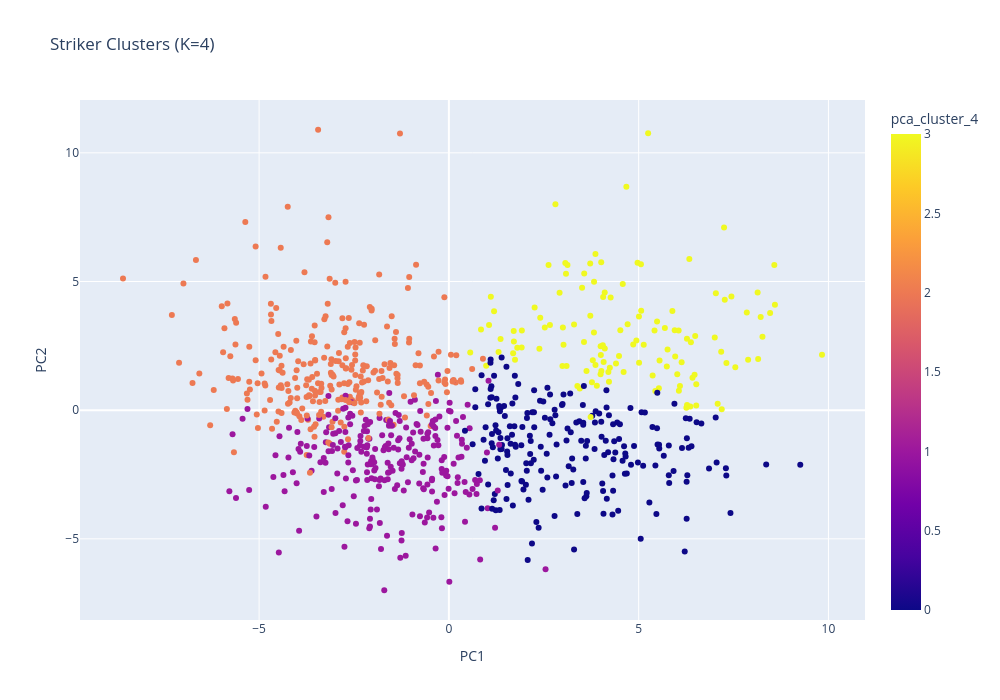

Notebook code cell kept with this figure:
### Code cell
df_avg["PC1"] = X_pca[:,0]
df_avg["PC2"] = X_pca[:,1]

fig = px.scatter(
    df_avg,
    x="PC1",
    y="PC2",
    color=f"pca_cluster_4",
    hover_name='player',         
    hover_data=['team','minutesplayed','number_of_seasons'], 
    title=f"Striker Clusters (K={cluster})",
    width=1000,
    height=700
)

fig.show()

### Figure 1 — Plotly figure (JSON) as saved in the notebook; plotly's stock layout.template omitted (floating-point values rounded to 4 significant figures; data arrays with more than 128 entries replaced by an {"elided": "..."} marker saying what was removed)
{"data": [{"customdata": {"elided": "867x3 mixed values"}, "hovertemplate": "<b>%{hovertext}</b><br><br>PC1=%{x}<br>PC2=%{y}<br>team=%{customdata[0]}<br>minutesplayed=%{customdata[1]}<br>number_of_seasons=%{customdata[2]}<br>pca_cluster_4=%{marker.color}<extra></extra>", "hovertext": {"elided": "867 str values"}, "legendgroup": "", "marker": {"color": {"elided": "867 int values"}, "coloraxis": "coloraxis", "symbol": "circle"}, "mode": "markers", "name": "", "orientation": "v", "showlegend": false, "type": "scatter", "x": {"elided": "867 float values"}, "xaxis": "x", "y": {"elided": "867 float values"}, "yaxis": "y"}], "layout": {"coloraxis": {"colorbar": {"title": {"text": "pca_cluster_4"}}, "colorscale": [[0, "#0d0887"], [0.1111, "#46039f"], [0.2222, "#7201a8"], [0.3333, "#9c179e"], [0.4444, "#bd3786"], [0.5556, "#d8576b"], [0.6667, "#ed7953"], [0.7778, "#fb9f3a"], [0.8889, "#fdca26"], [1, "#f0f921"]]}, "height": 700, "legend": {"tracegroupgap": 0}, "title": {"text": "Striker Clusters (K=4)"}, "width": 1000, "xaxis": {"anchor": "y", "domain": [0, 1], "title": {"text": "PC1"}}, "yaxis": {"anchor": "x", "domain": [0, 1], "title": {"text": "PC2"}}}}
